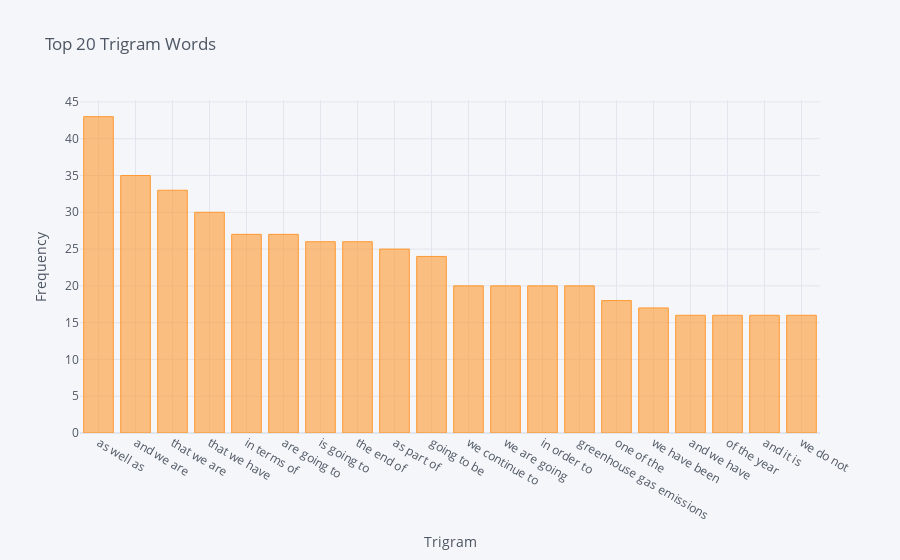

The cell this chart's notebook holds for it:
### Code cell
words = get_top_n_words(df['text'], 20)
dfTri = pd.DataFrame(words, columns = ['Trigram','Frequency'])
dfTri = dfTri.set_index('Trigram')
dfTri.iplot(kind = 'bar', xTitle='Trigram', yTitle='Frequency', title = 'Top 20 Trigram Words')

### Figure 1 — Plotly figure (JSON) as saved in the notebook; plotly's stock layout.template omitted (floating-point values rounded to 4 significant figures)
{"data": [{"marker": {"color": "rgba(255, 153, 51, 0.6)", "line": {"color": "rgba(255, 153, 51, 1.0)", "width": 1}}, "name": "Frequency", "orientation": "v", "text": "", "type": "bar", "x": ["as well as", "and we are", "that we are", "that we have", "in terms of", "are going to", "is going to", "the end of", "as part of", "going to be", "we continue to", "we are going", "in order to", "greenhouse gas emissions", "one of the", "we have been", "and we have", "of the year", "and it is", "we do not"], "y": [43, 35, 33, 30, 27, 27, 26, 26, 25, 24, 20, 20, 20, 20, 18, 17, 16, 16, 16, 16]}], "layout": {"legend": {"bgcolor": "#F5F6F9", "font": {"color": "#4D5663"}}, "paper_bgcolor": "#F5F6F9", "plot_bgcolor": "#F5F6F9", "title": {"font": {"color": "#4D5663"}, "text": "Top 20 Trigram Words"}, "xaxis": {"gridcolor": "#E1E5ED", "showgrid": true, "tickfont": {"color": "#4D5663"}, "title": {"font": {"color": "#4D5663"}, "text": "Trigram"}, "zerolinecolor": "#E1E5ED"}, "yaxis": {"gridcolor": "#E1E5ED", "showgrid": true, "tickfont": {"color": "#4D5663"}, "title": {"font": {"color": "#4D5663"}, "text": "Frequency"}, "zerolinecolor": "#E1E5ED"}}}
